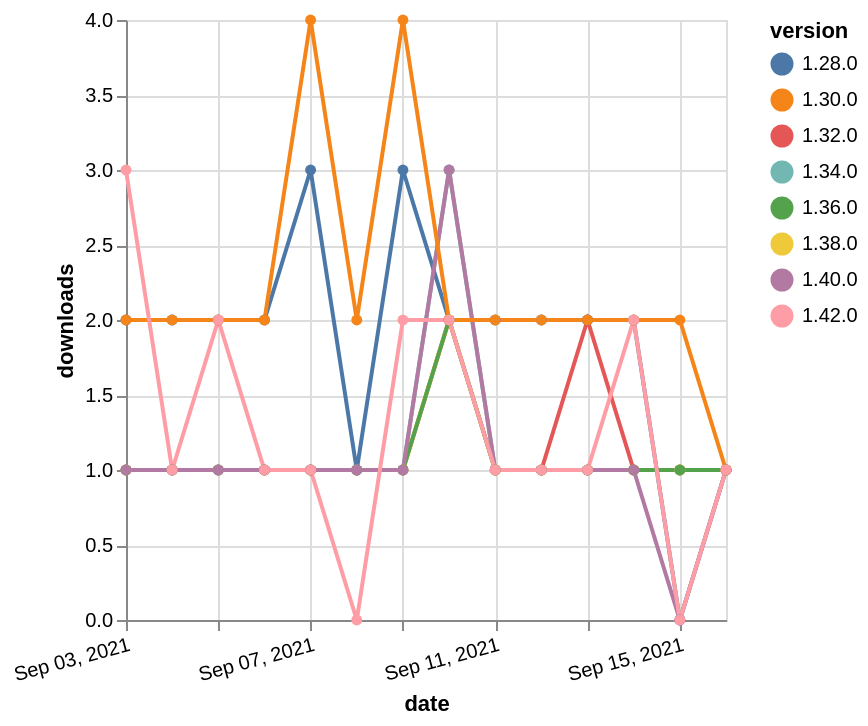

This figure's Vega-Lite source:
### Vega-Lite specification from a JSON file in a GitHub repository (floating-point values rounded to 4 significant figures)
{"$schema": "https://vega.github.io/schema/vega-lite/v5.json", "description": "A simple bar chart with embedded data.", "data": {"values": [{"date": "2021-09-03", "total": 346, "delta": 1, "version": "1.34.0"}, {"date": "2021-09-04", "total": 347, "delta": 1, "version": "1.34.0"}, {"date": "2021-09-05", "total": 348, "delta": 1, "version": "1.34.0"}, {"date": "2021-09-06", "total": 349, "delta": 1, "version": "1.34.0"}, {"date": "2021-09-07", "total": 350, "delta": 1, "version": "1.34.0"}, {"date": "2021-09-08", "total": 351, "delta": 1, "version": "1.34.0"}, {"date": "2021-09-09", "total": 352, "delta": 1, "version": "1.34.0"}, {"date": "2021-09-10", "total": 355, "delta": 3, "version": "1.34.0"}, {"date": "2021-09-11", "total": 356, "delta": 1, "version": "1.34.0"}, {"date": "2021-09-12", "total": 357, "delta": 1, "version": "1.34.0"}, {"date": "2021-09-13", "total": 358, "delta": 1, "version": "1.34.0"}, {"date": "2021-09-14", "total": 359, "delta": 1, "version": "1.34.0"}, {"date": "2021-09-15", "total": 360, "delta": 1, "version": "1.34.0"}, {"date": "2021-09-16", "total": 361, "delta": 1, "version": "1.34.0"}, {"date": "2021-09-03", "total": 245, "delta": 1, "version": "1.32.0"}, {"date": "2021-09-04", "total": 246, "delta": 1, "version": "1.32.0"}, {"date": "2021-09-05", "total": 247, "delta": 1, "version": "1.32.0"}, {"date": "2021-09-06", "total": 248, "delta": 1, "version": "1.32.0"}, {"date": "2021-09-07", "total": 249, "delta": 1, "version": "1.32.0"}, {"date": "2021-09-08", "total": 250, "delta": 1, "version": "1.32.0"}, {"date": "2021-09-09", "total": 251, "delta": 1, "version": "1.32.0"}, {"date": "2021-09-10", "total": 253, "delta": 2, "version": "1.32.0"}, {"date": "2021-09-11", "total": 254, "delta": 1, "version": "1.32.0"}, {"date": "2021-09-12", "total": 255, "delta": 1, "version": "1.32.0"}, {"date": "2021-09-13", "total": 257, "delta": 2, "version": "1.32.0"}, {"date": "2021-09-14", "total": 258, "delta": 1, "version": "1.32.0"}, {"date": "2021-09-15", "total": 259, "delta": 1, "version": "1.32.0"}, {"date": "2021-09-16", "total": 260, "delta": 1, "version": "1.32.0"}, {"date": "2021-09-03", "total": 2338, "delta": 2, "version": "1.28.0"}, {"date": "2021-09-04", "total": 2340, "delta": 2, "version": "1.28.0"}, {"date": "2021-09-05", "total": 2342, "delta": 2, "version": "1.28.0"}, {"date": "2021-09-06", "total": 2344, "delta": 2, "version": "1.28.0"}, {"date": "2021-09-07", "total": 2347, "delta": 3, "version": "1.28.0"}, {"date": "2021-09-08", "total": 2348, "delta": 1, "version": "1.28.0"}, {"date": "2021-09-09", "total": 2351, "delta": 3, "version": "1.28.0"}, {"date": "2021-09-10", "total": 2353, "delta": 2, "version": "1.28.0"}, {"date": "2021-09-11", "total": 2355, "delta": 2, "version": "1.28.0"}, {"date": "2021-09-12", "total": 2357, "delta": 2, "version": "1.28.0"}, {"date": "2021-09-13", "total": 2359, "delta": 2, "version": "1.28.0"}, {"date": "2021-09-14", "total": 2361, "delta": 2, "version": "1.28.0"}, {"date": "2021-09-15", "total": 2361, "delta": 0, "version": "1.28.0"}, {"date": "2021-09-16", "total": 2362, "delta": 1, "version": "1.28.0"}, {"date": "2021-09-03", "total": 157, "delta": 1, "version": "1.38.0"}, {"date": "2021-09-04", "total": 158, "delta": 1, "version": "1.38.0"}, {"date": "2021-09-05", "total": 159, "delta": 1, "version": "1.38.0"}, {"date": "2021-09-06", "total": 160, "delta": 1, "version": "1.38.0"}, {"date": "2021-09-07", "total": 161, "delta": 1, "version": "1.38.0"}, {"date": "2021-09-08", "total": 162, "delta": 1, "version": "1.38.0"}, {"date": "2021-09-09", "total": 163, "delta": 1, "version": "1.38.0"}, {"date": "2021-09-10", "total": 165, "delta": 2, "version": "1.38.0"}, {"date": "2021-09-11", "total": 166, "delta": 1, "version": "1.38.0"}, {"date": "2021-09-12", "total": 167, "delta": 1, "version": "1.38.0"}, {"date": "2021-09-13", "total": 168, "delta": 1, "version": "1.38.0"}, {"date": "2021-09-14", "total": 169, "delta": 1, "version": "1.38.0"}, {"date": "2021-09-15", "total": 170, "delta": 1, "version": "1.38.0"}, {"date": "2021-09-16", "total": 171, "delta": 1, "version": "1.38.0"}, {"date": "2021-09-03", "total": 189, "delta": 1, "version": "1.36.0"}, {"date": "2021-09-04", "total": 190, "delta": 1, "version": "1.36.0"}, {"date": "2021-09-05", "total": 191, "delta": 1, "version": "1.36.0"}, {"date": "2021-09-06", "total": 192, "delta": 1, "version": "1.36.0"}, {"date": "2021-09-07", "total": 193, "delta": 1, "version": "1.36.0"}, {"date": "2021-09-08", "total": 194, "delta": 1, "version": "1.36.0"}, {"date": "2021-09-09", "total": 195, "delta": 1, "version": "1.36.0"}, {"date": "2021-09-10", "total": 197, "delta": 2, "version": "1.36.0"}, {"date": "2021-09-11", "total": 198, "delta": 1, "version": "1.36.0"}, {"date": "2021-09-12", "total": 199, "delta": 1, "version": "1.36.0"}, {"date": "2021-09-13", "total": 200, "delta": 1, "version": "1.36.0"}, {"date": "2021-09-14", "total": 201, "delta": 1, "version": "1.36.0"}, {"date": "2021-09-15", "total": 202, "delta": 1, "version": "1.36.0"}, {"date": "2021-09-16", "total": 203, "delta": 1, "version": "1.36.0"}, {"date": "2021-09-03", "total": 181, "delta": 1, "version": "1.40.0"}, {"date": "2021-09-04", "total": 182, "delta": 1, "version": "1.40.0"}, {"date": "2021-09-05", "total": 183, "delta": 1, "version": "1.40.0"}, {"date": "2021-09-06", "total": 184, "delta": 1, "version": "1.40.0"}, {"date": "2021-09-07", "total": 185, "delta": 1, "version": "1.40.0"}, {"date": "2021-09-08", "total": 186, "delta": 1, "version": "1.40.0"}, {"date": "2021-09-09", "total": 187, "delta": 1, "version": "1.40.0"}, {"date": "2021-09-10", "total": 190, "delta": 3, "version": "1.40.0"}, {"date": "2021-09-11", "total": 191, "delta": 1, "version": "1.40.0"}, {"date": "2021-09-12", "total": 192, "delta": 1, "version": "1.40.0"}, {"date": "2021-09-13", "total": 193, "delta": 1, "version": "1.40.0"}, {"date": "2021-09-14", "total": 194, "delta": 1, "version": "1.40.0"}, {"date": "2021-09-15", "total": 194, "delta": 0, "version": "1.40.0"}, {"date": "2021-09-16", "total": 195, "delta": 1, "version": "1.40.0"}, {"date": "2021-09-03", "total": 2488, "delta": 2, "version": "1.30.0"}, {"date": "2021-09-04", "total": 2490, "delta": 2, "version": "1.30.0"}, {"date": "2021-09-05", "total": 2492, "delta": 2, "version": "1.30.0"}, {"date": "2021-09-06", "total": 2494, "delta": 2, "version": "1.30.0"}, {"date": "2021-09-07", "total": 2498, "delta": 4, "version": "1.30.0"}, {"date": "2021-09-08", "total": 2500, "delta": 2, "version": "1.30.0"}, {"date": "2021-09-09", "total": 2504, "delta": 4, "version": "1.30.0"}, {"date": "2021-09-10", "total": 2506, "delta": 2, "version": "1.30.0"}, {"date": "2021-09-11", "total": 2508, "delta": 2, "version": "1.30.0"}, {"date": "2021-09-12", "total": 2510, "delta": 2, "version": "1.30.0"}, {"date": "2021-09-13", "total": 2512, "delta": 2, "version": "1.30.0"}, {"date": "2021-09-14", "total": 2514, "delta": 2, "version": "1.30.0"}, {"date": "2021-09-15", "total": 2516, "delta": 2, "version": "1.30.0"}, {"date": "2021-09-16", "total": 2517, "delta": 1, "version": "1.30.0"}, {"date": "2021-09-03", "total": 121, "delta": 3, "version": "1.42.0"}, {"date": "2021-09-04", "total": 122, "delta": 1, "version": "1.42.0"}, {"date": "2021-09-05", "total": 124, "delta": 2, "version": "1.42.0"}, {"date": "2021-09-06", "total": 125, "delta": 1, "version": "1.42.0"}, {"date": "2021-09-07", "total": 126, "delta": 1, "version": "1.42.0"}, {"date": "2021-09-08", "total": 126, "delta": 0, "version": "1.42.0"}, {"date": "2021-09-09", "total": 128, "delta": 2, "version": "1.42.0"}, {"date": "2021-09-10", "total": 130, "delta": 2, "version": "1.42.0"}, {"date": "2021-09-11", "total": 131, "delta": 1, "version": "1.42.0"}, {"date": "2021-09-12", "total": 132, "delta": 1, "version": "1.42.0"}, {"date": "2021-09-13", "total": 133, "delta": 1, "version": "1.42.0"}, {"date": "2021-09-14", "total": 135, "delta": 2, "version": "1.42.0"}, {"date": "2021-09-15", "total": 135, "delta": 0, "version": "1.42.0"}, {"date": "2021-09-16", "total": 136, "delta": 1, "version": "1.42.0"}]}, "width": "container", "mark": {"type": "line", "point": {"filled": true}}, "encoding": {"x": {"field": "date", "type": "temporal", "timeUnit": "yearmonthdate", "title": "date", "axis": {"labelAngle": -15}}, "y": {"field": "delta", "type": "quantitative", "title": "downloads"}, "color": {"field": "version", "type": "nominal"}, "tooltip": {"field": "delta"}}}
